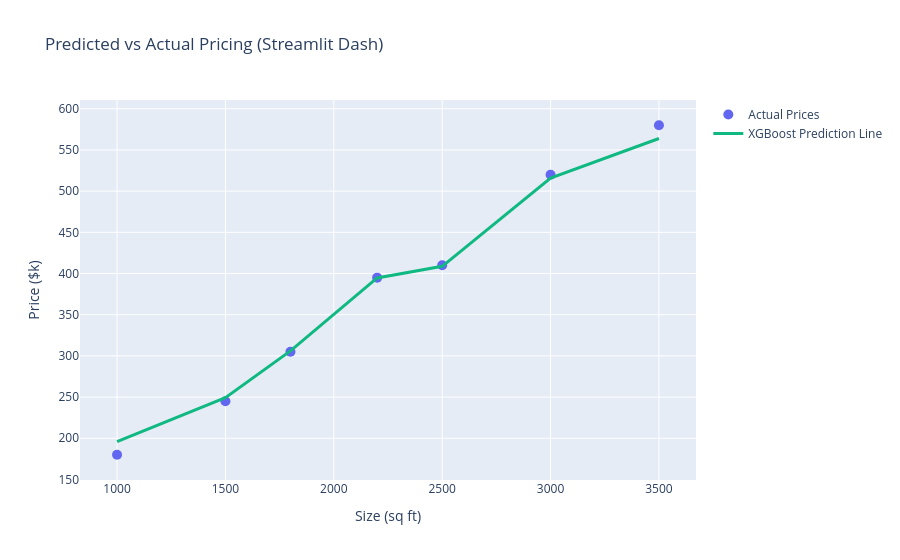

The notebook cell saved with this chart:
### Markdown cell above
## Predictions Visualizer

We plot the predicted values versus actual labels using Plotly. Click on nodes to zoom and inspect data points.

### Code cell
import plotly.graph_objects as go

fig = go.Figure()
fig.add_trace(go.Scatter(
    x=X['Size_SqFt'], 
    y=y, 
    mode='markers', 
    name='Actual Prices',
    marker=dict(color='#6366F1', size=10)
))
fig.add_trace(go.Scatter(
    x=X['Size_SqFt'], 
    y=predictions, 
    mode='lines', 
    name='XGBoost Prediction Line',
    line=dict(color='#10B981', width=3)
))
fig.update_layout(
    title=dict(text="Predicted vs Actual Pricing (Streamlit Dash)"),
    xaxis=dict(title=dict(text="Size (sq ft)")),
    yaxis=dict(title=dict(text="Price ($k)"))
)
fig.show()

### Figure 1 — Plotly figure (JSON) as saved in the notebook; plotly's stock layout.template omitted (floating-point values rounded to 4 significant figures)
{"data": [{"marker": {"color": "#6366F1", "size": 10}, "mode": "markers", "name": "Actual Prices", "x": [1000, 1500, 1800, 2200, 2500, 3000, 3500], "y": [180, 245, 305, 395, 410, 520, 580], "type": "scatter"}, {"line": {"color": "#10B981", "width": 3}, "mode": "lines", "name": "XGBoost Prediction Line", "x": [1000, 1500, 1800, 2200, 2500, 3000, 3500], "y": [196.0, 249.2, 306.1, 394.7, 408.7, 515.8, 563.9], "type": "scatter"}], "layout": {"title": {"text": "Predicted vs Actual Pricing (Streamlit Dash)"}, "xaxis": {"title": {"text": "Size (sq ft)"}}, "yaxis": {"title": {"text": "Price ($k)"}}}}
